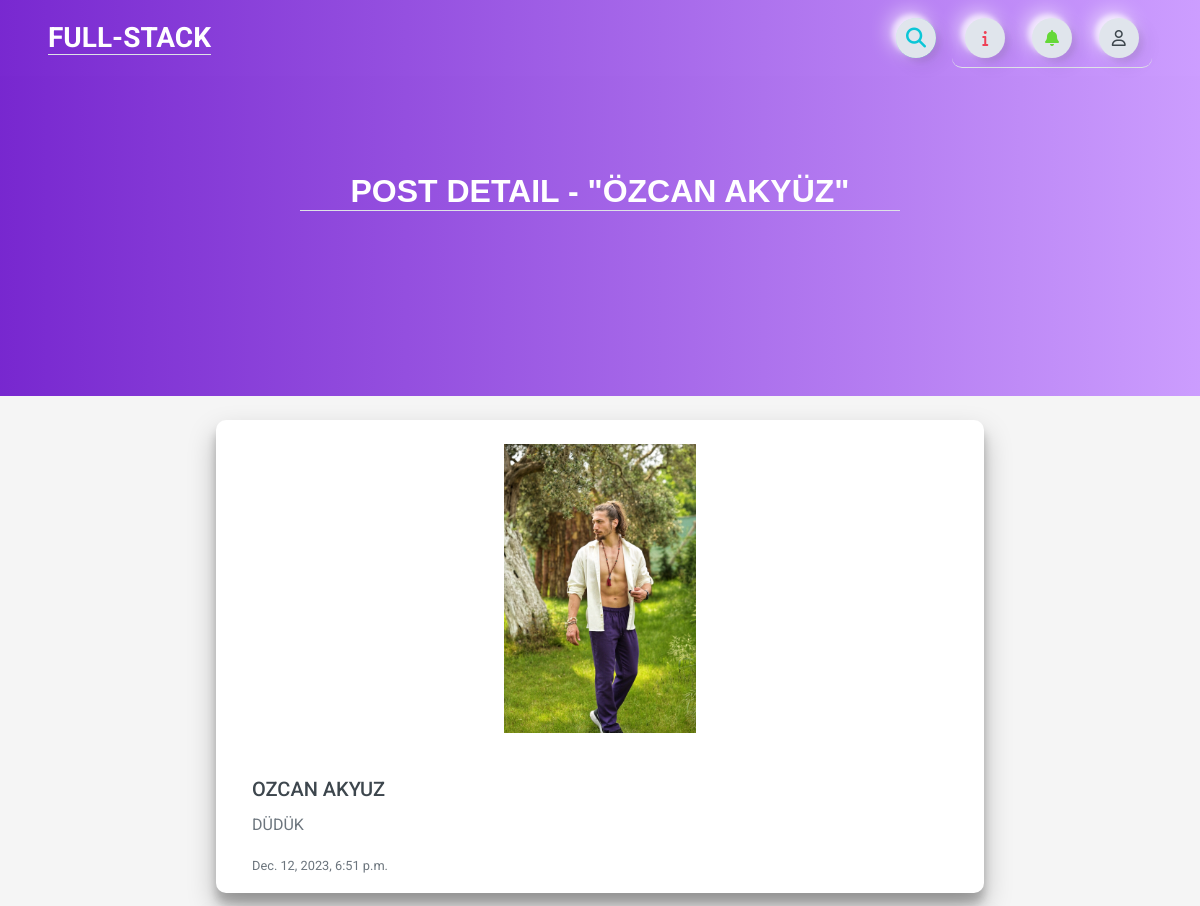
The app's page /post_detail/11 (upper part), older data.
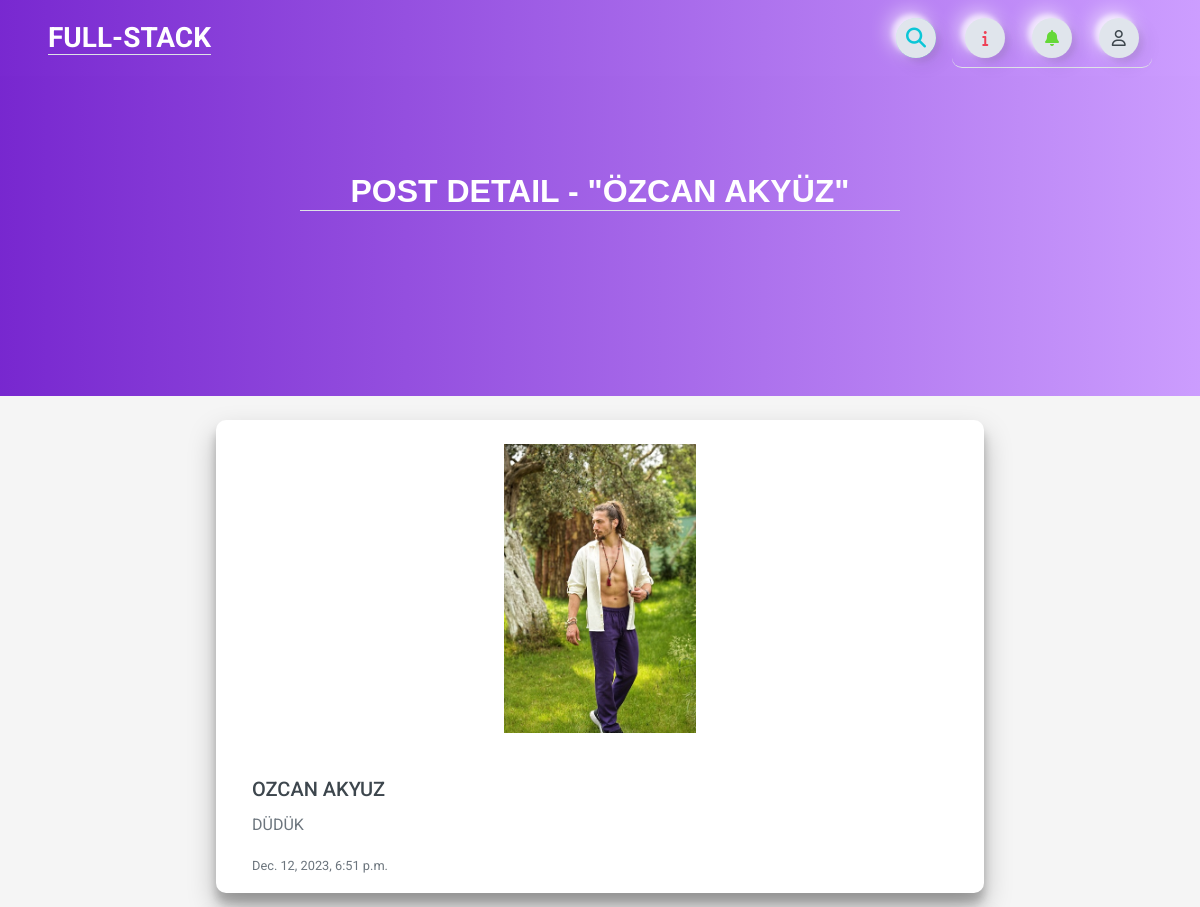
The same page, newer data.
### home/models.py (models this page shows, shortened)
class Post(models.Model):
    STATUS = (('New', 'New'),('True', 'True'),('False', 'False'))
    id = models.AutoField(primary_key=True)
    title = models.CharField(max_length=200)
    user = models.ForeignKey(User, on_delete=models.CASCADE)
    content = models.TextField()
    create_at = models.DateTimeField(auto_now_add=True)
    status = models.CharField(max_length=5, choices=STATUS, default='New')
    image = models.ImageField(upload_to='images/')
    def image_tag(self):
        if self.image:
            return mark_safe('<img src="%s" width="50" height="50" />' % self.image.url)
        return None
    image_tag.short_description = 'Image Preview'

### home/views.py (the view, shortened to what this page needs)
# urls.py: path('post_detail/<int:id>',views.post_detail, name= 'post_detail'),
def post_detail(request, id):
    url = request.META.get('HTTP_REFERER')
    if request.user.is_authenticated:
        current_user = request.user
        profile = UserProfile.objects.get(user_id = current_user.pk)
        comments = Comment.objects.filter(post_id=id, status='True')
        repcomments = ReplyComment.objects.filter(comment_id=id, status='True') #? "status=True" not working!
        post_detail = Post.objects.get(pk=id)
        context = {'post_detail': post_detail,
                    'comments': comments,
                    'repcomments': repcomments,
                    'profile': profile,}
        return render(request, 'post_detail.html', context)
    else:
        comments = Comment.objects.filter(post_id=id, status='True')
        repcomments = ReplyComment.objects.filter(comment_id=id, status='True')
        post_detail = Post.objects.get(pk=id)
        posts = Post.objects.filter(status='True')
        formlog = LoginForm
        context = {'post_detail': post_detail,
                   'comments': comments,
                   'formlog': formlog,
                    'posts': posts,
                   'repcomments': repcomments,
                   'page': 'POST DETAIL',}
        return render(request, 'post_detail.html', context)

### home/templates/post_detail.html (shortened to what this page needs)
{% extends "base.html" %}
{% load static %}
{% block body %}
<header class="mb-4">
    <div class="header m-auto">
        <div class="container" style="position: relative;">
            <h2 class="text-light px-2 m-auto border-bottom" id="navbar-text">POST DETAIL - "{{ post_detail.title }}"</h2>
        </div>
    </div>
</header>
<div class="container_detail m-auto px-3" id="containerdetail">
    <div class="card align-items-center rounded my-4" style="border: none;">
        <img src="{{ post_detail.image.url }}" class="card-img-top" alt="NO PHOTO!!">
    </div>
    <div class="card-body w-100 pb-3">
        <h5 class="card-title" id="card-user">{{ post_detail.user.get_full_name }}</h5>
        <p class="card-text" id="card-content">{{ post_detail.content }}</p>
        <p class="card-text" id="card-create"><small class="text-muted">{{ post_detail.create_at }}</small></p>
    </div>
</div>
{% endblock %}

Row changes from the older to the newer data that the page shows:
changed Post "ÖZCAN AKYÜZ": image: a different picture
